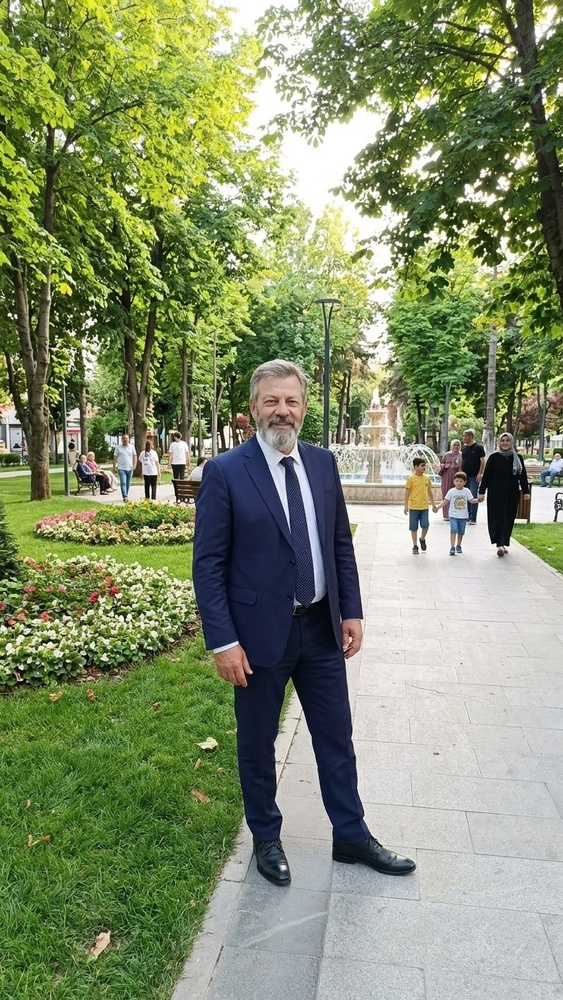
#> input picture assets/branding/vst-approved-artwork.jpg, 563 x 1000 px, shrunk from 768 x 1364 before the run
$ python prepare_windows_brand_icon.py
#> lines starting #> are read from the running program, lines starting #| are printed output that depends on the picture
"""Generate Windows ICO resources from the approved VST raster artwork."""
from pathlib import Path
from PIL import Image, ImageOps

ROOT = Path(__file__).resolve().parents[1]
SOURCE = ROOT / "assets" / "branding" / "vst-approved-artwork.jpg"
OUTPUT = ROOT / "assets" / "branding" / "vst-approved-artwork.ico"
SIZES = [(16, 16), (24, 24), (32, 32), (48, 48), (64, 64), (128, 128), (256, 256)]


def main() -> None:
    if not SOURCE.is_file():
        raise SystemExit(f"Approved VST artwork is missing: {SOURCE}")
    with Image.open(SOURCE) as source:
#> source is the input picture: PIL image 563x1000 RGB; mean R, G, B 130.8, 142.5, 107
        image = ImageOps.exif_transpose(source).convert("RGB")
        image.save(OUTPUT, format="ICO", sizes=SIZES)
    with Image.open(OUTPUT) as icon:
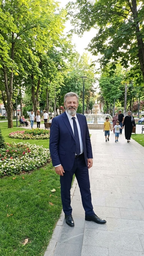
#> icon: PIL image 144x256 RGB; mean R, G, B 130.7, 142.5, 107
        if icon.format != "ICO":
            raise SystemExit("Windows icon validation failed: output is not ICO.")
    print(f"Prepared Windows icon: {OUTPUT.relative_to(ROOT)}")


if __name__ == "__main__":
    main()
